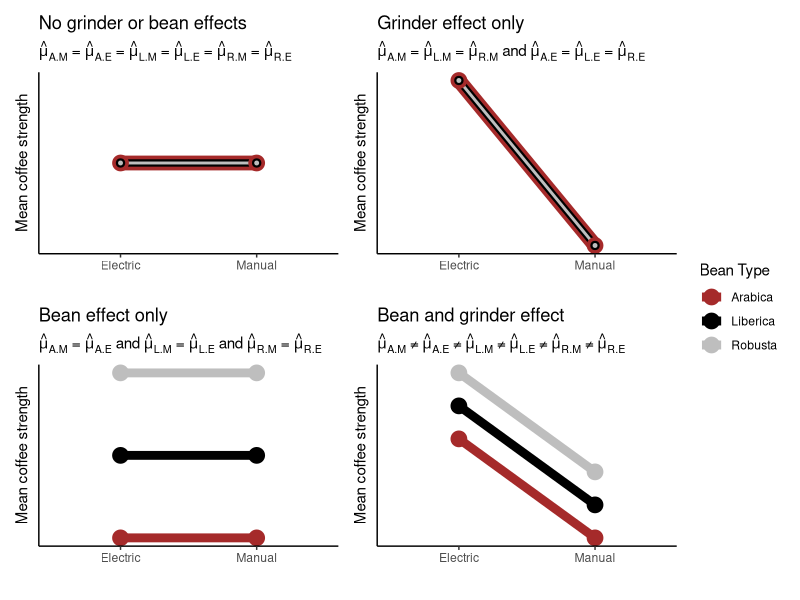
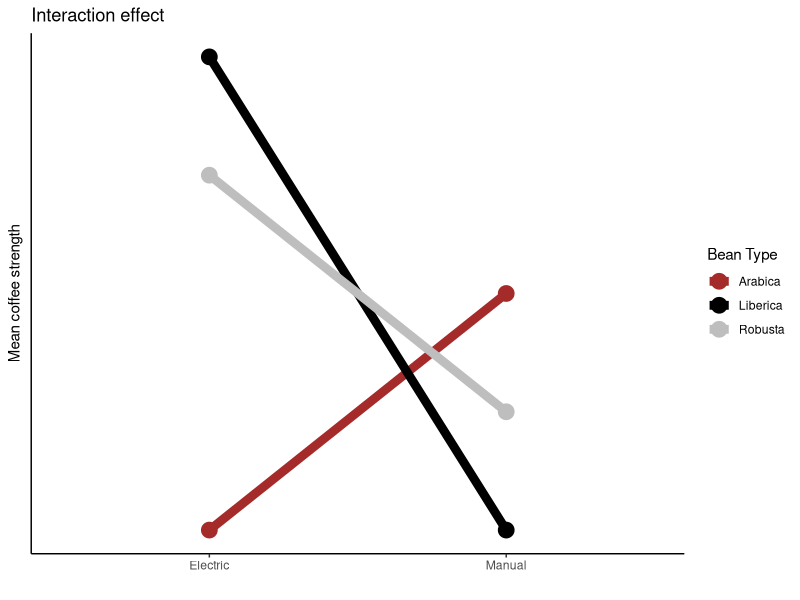

Reproduce these figures in R, in order.
## ---- chunk 1
## create a character vector of bean types
beans <- rep(c("Arabica","Liberica", "Robusta"), each = 4)
beans
## randomly sample the character vector to give the order of coffees
set.seed(1234) ## this is ONLY for consistency, remove if doing this yourself
allocation <- sample(beans, 12)
allocation
## ---- chunk 2
library(tidyverse)
kableExtra::kable(data.frame(Cup = 1:12, Bean = allocation)) %>%
  kableExtra::kable_classic(full_width = FALSE, html_font = "Cambria")
## ---- chunk 3
set.seed(432) ## this is ONLY for consistency, remove if doing this yourself
plan <- data.frame(Beans = rep(c("Arabica","Liberica", "Robusta"), times = 2), 
           Block = rep(c("Mug", "Glass"), each = 3)) %>% ## combine experiment variables
  group_by(Block) %>% ## group by blocking factor
  dplyr::sample_n(3)
plan
## ---- chunk 4
kableExtra::kable(cbind("Cup" = rep(1:3, times = 2), plan)) %>%
  kableExtra::kable_classic(full_width = FALSE, html_font = "Cambria")
## ---- chunk 5
require(tidyverse)
require(ggplot2)
require(patchwork)
coffee <- data.frame(bean = rep(c("Arabica","Liberica", "Robusta"), times = 2),
                     grinder = rep(c("Manual", "Electric"), each = 3),
                     mean = rep(1, 6))
expr <-  expression(paste(hat(mu)[A.M], " = ", hat(mu)[A.E]," = ", hat(mu)[L.M]," = ", hat(mu)[L.E],
                          " = ", hat(mu)[R.M], " = ", hat(mu)[R.E]))
p1 <- coffee %>%  
  ggplot(., aes(x = grinder, y = mean, color = bean)) +
  geom_line(aes(group = bean), size = rep(c(5, 1, 2.5), 2)) +
  geom_point(size = rep(c(5, 2.5, 1), 2)) +
  theme_classic() +
  ylab("Mean coffee strength") +
  xlab("") + 
  theme(axis.text.y = element_blank(), axis.ticks.y = element_blank(), legend.position = "none") +
  scale_color_manual(values = c("brown", "black", "grey")) +
  ggtitle("No grinder or bean effects", subtitle = expr) 
###
coffee <- data.frame(bean = rep(c("Arabica","Liberica", "Robusta"), times = 2),
                     grinder = rep(c("Manual", "Electric"), each = 3),
                     mean = rep(c(1,2), each = 3))
expr <-  expression(paste(hat(mu)[A.M], " = ", hat(mu)[L.M]," = ", hat(mu)[R.M]," and ", hat(mu)[A.E],
                          " = ", hat(mu)[L.E], " = ", hat(mu)[R.E]))
p2 <- coffee %>%  
  ggplot(., aes(x = grinder, y = mean, color = bean)) +
  geom_line(aes(group = bean), size = rep(c(5, 1, 2.5), 2)) +
  geom_point(size = rep(c(5, 2.5, 1), 2)) +
  theme_classic() +
  ylab("Mean coffee strength") +
  xlab("") + 
  theme(axis.text.y = element_blank(), axis.ticks.y = element_blank(), legend.position = "none") +
  scale_color_manual(values = c("brown", "black", "grey")) +
  ggtitle("Grinder effect only", subtitle = expr) 
###
coffee <- data.frame(bean = rep(c("Arabica","Liberica", "Robusta"), times = 2),
                     grinder = rep(c("Manual", "Electric"), each = 3),
                     mean = rep(c(1, 2, 3), times = 2))
expr <-  expression(paste(hat(mu)[A.M], " = ", hat(mu)[A.E]," and ", hat(mu)[L.M]," = ", hat(mu)[L.E],
                          " and ", hat(mu)[R.M], " = ", hat(mu)[R.E]))
p3 <- coffee %>%  
  ggplot(., aes(x = grinder, y = mean, color = bean)) +
  geom_line(aes(group = bean), size = 3) +
  geom_point(size = 5) +
  theme_classic() +
  ylab("Mean coffee strength") +
  xlab("") + 
  theme(axis.text.y = element_blank(), axis.ticks.y = element_blank()) +
  guides(color = guide_legend(title = "Bean Type")) + 
  scale_color_manual(values = c("brown", "black", "grey")) +
  ggtitle("Bean effect only", subtitle = expr) 
###
coffee <- data.frame(bean = rep(c("Arabica","Liberica", "Robusta"), times = 2),
                     grinder = rep(c("Manual", "Electric"), each = 3),
                     mean = 1:6)
expr <-  expression(paste(hat(mu)[A.M], " ≠ ", hat(mu)[A.E]," ≠ ", hat(mu)[L.M]," ≠ ", hat(mu)[L.E],
                          " ≠ ", hat(mu)[R.M], " ≠ ", hat(mu)[R.E]))
p4 <- coffee %>%  
  ggplot(., aes(x = grinder, y = mean, color = bean)) +
  geom_line(aes(group = bean), size = 3) +
  geom_point(size = 5) +
  theme_classic() +
  ylab("Mean coffee strength") +
  xlab("") + 
  theme(axis.text.y = element_blank(), axis.ticks.y = element_blank()) +
  guides(color = guide_legend(title = "Bean Type")) + 
  scale_color_manual(values = c("brown", "black", "grey")) +
  ggtitle("Bean and grinder effect", subtitle = expr) 

((p1 + p2)/(p3 + p4)) +  plot_layout(guides = "collect")


## ---- chunk 6
coffee <- data.frame(bean = rep(c("Arabica","Liberica", "Robusta"), times = 2),
                     grinder = rep(c("Manual", "Electric"), each = 3),
                     mean = c(2, 1, 1.5, 1, 3, 2.5))

coffee %>%  
  ggplot(., aes(x = grinder, y = mean, color = bean)) +
  geom_line(aes(group = bean), size = 3) +
  geom_point(size = 5) +
  theme_classic() +
  ylab("Mean coffee strength") +
  xlab("") + 
  theme(axis.text.y = element_blank(), axis.ticks.y = element_blank()) +
  guides(color = guide_legend(title = "Bean Type")) + 
  scale_color_manual(values = c("brown", "black", "grey")) +
  ggtitle("Interaction effect") 
